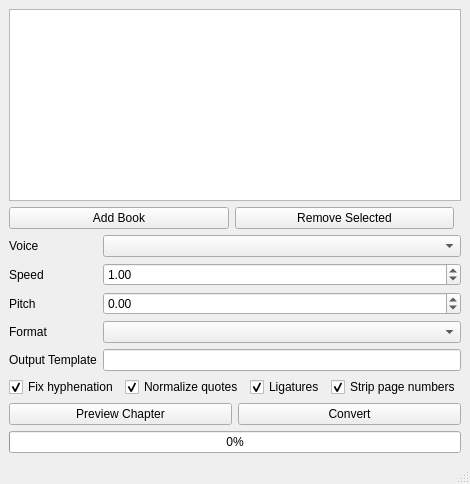
<?xml version="1.0" encoding="UTF-8"?>
<ui version="4.0">
 <class>MainWindow</class>
 <widget class="QMainWindow" name="MainWindow">
  <property name="windowTitle">
   <string>Kokoro Audiobook Maker</string>
  </property>
  <widget class="QWidget" name="centralwidget">
   <layout class="QVBoxLayout" name="verticalLayout">
    <item>
     <widget class="QListWidget" name="bookList"/>
    </item>
    <item>
     <layout class="QHBoxLayout" name="bookButtonsLayout">
      <item>
       <widget class="QPushButton" name="addBookButton">
        <property name="text">
         <string>Add Book</string>
        </property>
       </widget>
      </item>
      <item>
       <widget class="QPushButton" name="removeBookButton">
        <property name="text">
         <string>Remove Selected</string>
        </property>
       </widget>
      </item>
      <item>
       <spacer name="horizontalSpacer">
        <property name="orientation">
         <enum>Qt::Horizontal</enum>
        </property>
       </spacer>
      </item>
     </layout>
    </item>
    <item>
     <layout class="QFormLayout" name="formLayout">
      <item row="0" column="0">
       <widget class="QLabel" name="voiceLabel">
        <property name="text">
         <string>Voice</string>
        </property>
       </widget>
      </item>
      <item row="0" column="1">
       <widget class="QComboBox" name="voiceCombo"/>
      </item>
      <item row="1" column="0">
       <widget class="QLabel" name="speedLabel">
        <property name="text">
         <string>Speed</string>
        </property>
       </widget>
      </item>
      <item row="1" column="1">
       <widget class="QDoubleSpinBox" name="speedSpin">
        <property name="minimum">
         <double>0.500000000000000</double>
        </property>
        <property name="maximum">
         <double>2.000000000000000</double>
        </property>
        <property name="singleStep">
         <double>0.050000000000000</double>
        </property>
        <property name="value">
         <double>1.000000000000000</double>
        </property>
       </widget>
      </item>
      <item row="2" column="0">
       <widget class="QLabel" name="pitchLabel">
        <property name="text">
         <string>Pitch</string>
        </property>
       </widget>
      </item>
      <item row="2" column="1">
       <widget class="QDoubleSpinBox" name="pitchSpin">
        <property name="minimum">
         <double>-6.000000000000000</double>
        </property>
        <property name="maximum">
         <double>6.000000000000000</double>
        </property>
        <property name="singleStep">
         <double>0.500000000000000</double>
        </property>
       </widget>
      </item>
      <item row="3" column="0">
       <widget class="QLabel" name="formatLabel">
        <property name="text">
         <string>Format</string>
        </property>
       </widget>
      </item>
      <item row="3" column="1">
       <widget class="QComboBox" name="formatCombo"/>
      </item>
      <item row="4" column="0">
       <widget class="QLabel" name="outputTemplateLabel">
        <property name="text">
         <string>Output Template</string>
        </property>
       </widget>
      </item>
      <item row="4" column="1">
       <widget class="QLineEdit" name="outputTemplateEdit"/>
      </item>
     </layout>
    </item>
    <item>
     <layout class="QHBoxLayout" name="normalizeLayout">
      <item>
       <widget class="QCheckBox" name="hyphenCheck">
        <property name="text">
         <string>Fix hyphenation</string>
        </property>
        <property name="checked">
         <bool>true</bool>
        </property>
       </widget>
      </item>
      <item>
       <widget class="QCheckBox" name="quotesCheck">
        <property name="text">
         <string>Normalize quotes</string>
        </property>
        <property name="checked">
         <bool>true</bool>
        </property>
       </widget>
      </item>
      <item>
       <widget class="QCheckBox" name="ligatureCheck">
        <property name="text">
         <string>Ligatures</string>
        </property>
        <property name="checked">
         <bool>true</bool>
        </property>
       </widget>
      </item>
      <item>
       <widget class="QCheckBox" name="pageNumberCheck">
        <property name="text">
         <string>Strip page numbers</string>
        </property>
        <property name="checked">
         <bool>true</bool>
        </property>
       </widget>
      </item>
     </layout>
    </item>
    <item>
     <layout class="QHBoxLayout" name="controlsLayout">
      <item>
       <widget class="QPushButton" name="previewButton">
        <property name="text">
         <string>Preview Chapter</string>
        </property>
       </widget>
      </item>
      <item>
       <widget class="QPushButton" name="convertButton">
        <property name="text">
         <string>Convert</string>
        </property>
       </widget>
      </item>
     </layout>
    </item>
    <item>
     <widget class="QProgressBar" name="progressBar">
      <property name="value">
       <number>0</number>
      </property>
     </widget>
    </item>
   </layout>
  </widget>
  <widget class="QStatusBar" name="statusbar"/>
 </widget>
 <resources/>
 <connections/>
</ui>
